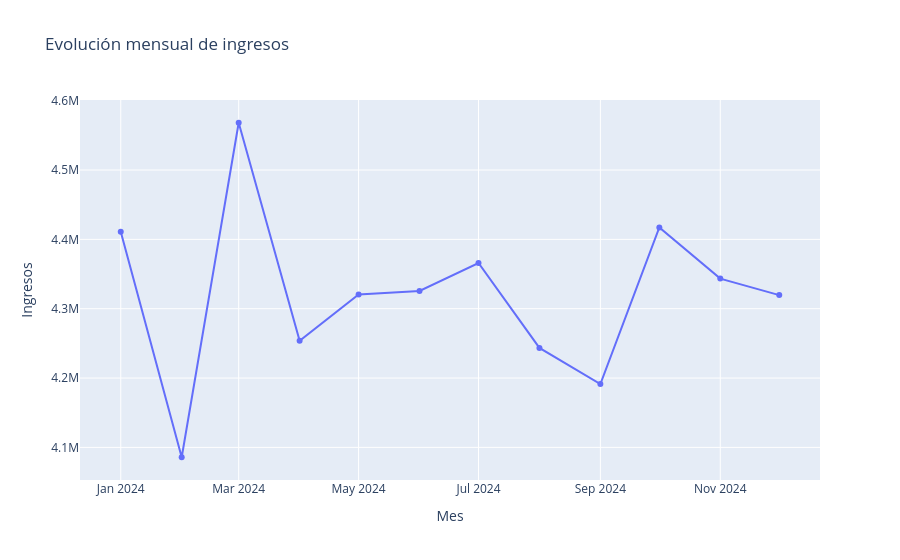

The notebook cell saved with this chart:
### Code cell
fig_evolucion = px.line(
    evolucion_mensual,
    x="mes",
    y="total_revenue",
    markers=True,
    title="Evolución mensual de ingresos"
)

fig_evolucion.update_layout(
    xaxis_title="Mes",
    yaxis_title="Ingresos"
)

fig_evolucion.show()

### Figure 1 — Plotly figure (JSON) as saved in the notebook; plotly's stock layout.template omitted (floating-point values rounded to 4 significant figures)
{"data": [{"hovertemplate": "mes=%{x}<br>total_revenue=%{y}<extra></extra>", "legendgroup": "", "line": {"color": "#636efa", "dash": "solid"}, "marker": {"symbol": "circle"}, "mode": "lines+markers", "name": "", "orientation": "v", "showlegend": false, "type": "scatter", "x": ["2024-01-01", "2024-02-01", "2024-03-01", "2024-04-01", "2024-05-01", "2024-06-01", "2024-07-01", "2024-08-01", "2024-09-01", "2024-10-01", "2024-11-01", "2024-12-01"], "xaxis": "x", "y": [4411069, 4085790, 4568188, 4253789, 4320679, 4325660, 4365923, 4243509, 4191393, 4417170, 4343395, 4319618], "yaxis": "y"}], "layout": {"legend": {"tracegroupgap": 0}, "title": {"text": "Evolución mensual de ingresos"}, "xaxis": {"anchor": "y", "domain": [0, 1], "title": {"text": "Mes"}}, "yaxis": {"anchor": "x", "domain": [0, 1], "title": {"text": "Ingresos"}}}}
